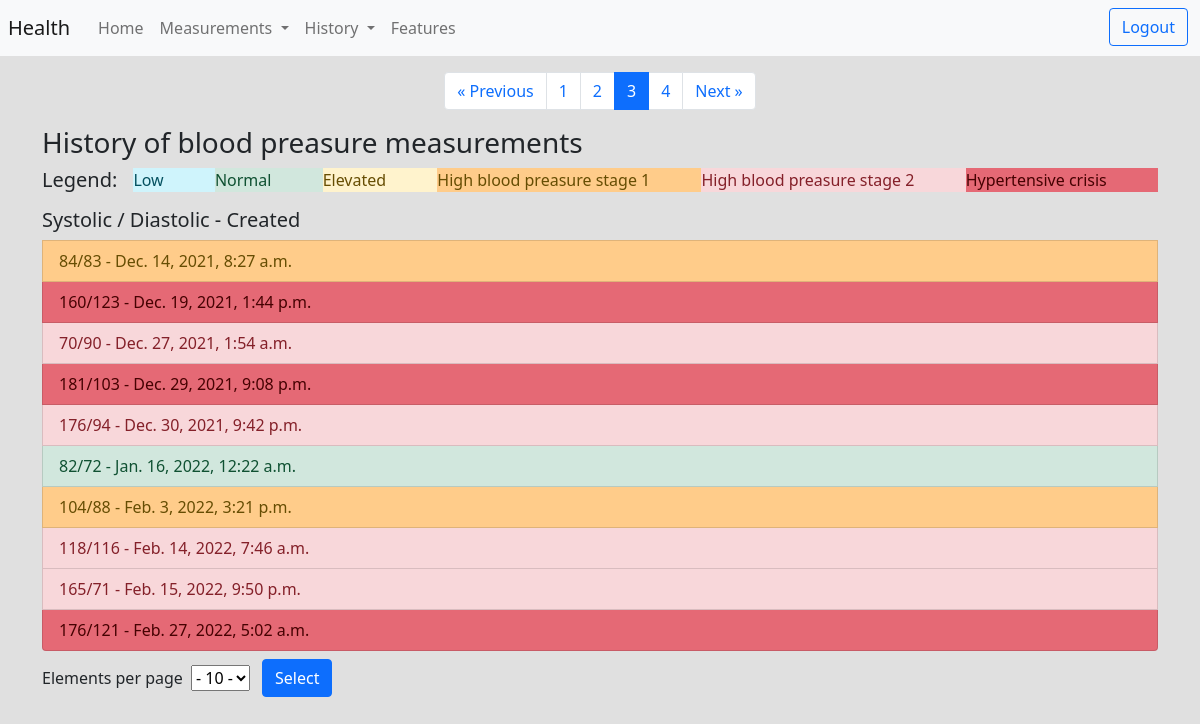
Page /history/blood_preasure?page=3&elem=10 (signed in) on the committed database.
### measurements/models.py (models this page shows, shortened)
class BloodPreasure(Timestamp):
  user = models.ForeignKey("auth.User", on_delete=models.CASCADE, related_name="blood_preasure")
  systolic_bp = models.IntegerField(blank=False, null=False)
  diastolic_bp = models.IntegerField(blank=False, null=False)
  category = models.PositiveSmallIntegerField(default=BPCategory.NORMAL)
  note = models.TextField(max_length=500, blank=True, null=True)

### history/views.py (the view)
# urls.py: path('blood_preasure', BloodPreasureHistory, name='blood_preasure'),
def BloodPreasureHistory(request):
  user = request.user
  if user.is_authenticated:
    history = BloodPreasure.objects.filter(user=user)
    if request.method == 'POST':
      elem_on_page = int(request.POST.get('selected').strip('-'))
    if request.method == 'GET':
      try:
        elem_on_page = int(request.GET.get('elem'))
      except:
        elem_on_page = 10
    paginator = Paginator(history, elem_on_page)
    page_number = request.GET.get('page')
    page_obj = paginator.get_page(page_number)
    return render(request,
                  'history/blood.html',
                  {'page_obj': page_obj,
                   'elem_on_page': elem_on_page,
                   'category': BPCategory}
                  )
  else:
    return HttpResponseRedirect(reverse_lazy('login'))

### history/templates/history/blood.html (shortened to what this page needs)
{% extends "base.html" %}
{% block body %}
  <div class="container">
    <div aria-label="Page navigation">
      <ul class="pagination justify-content-center">
        {% if page_obj.has_previous %}
          <li class="page-item">
            <a class="page-link" href="?page={{ page_obj.previous_page_number }}&elem={{ elem_on_page }}">&laquo; Previous</a>
          </li>
        {% else %}
          <li class="page-item disabled">
            <a class="page-link" href="#" tabindex="-1" aria-disabled="True">&laquo; Previous</a>
          </li>
        {% endif %}
        {% for i in page_obj.paginator.page_range %}
          {% if page_obj.number == i %}
            <li class="page-item active" aria-current="page">
              <span class="page-link">
                {{ i }}
              </span>
            </li>
          {% else %}
            <li class="page-item">
              <a class="page-link" href="?page={{ i }}&elem={{ elem_on_page }}" >{{ i }}</a>
            </li>
          {% endif %}
        {% endfor %}
        {% if page_obj.has_next %}
        <li class="page-item">
          <a class="page-link" href="?page={{ page_obj.next_page_number }}&elem={{ elem_on_page }}">Next &raquo;</a>
        </li>
        {% else %}
        <li class="page-item disabled">
          <a class="page-link" href="#" tabindex="-1" aria-disabled="true">Next &raquo;</a>
        </li>
        {% endif %}
      </ul>
    </div>
    <div class="list-group">
      <h3>History of blood preasure measurements</h3>
      <div class="d-flex">
        <h5 class="me-3">Legend:</h5>
        <p class="list-group-item-info flex-fill">Low</p>
        <p class="list-group-item-success flex-fill">Normal</p>
        <p class="list-group-item-warning flex-fill">Elevated</p>
        <p class="list-group-item-height-warning flex-fill">High blood preasure stage 1</p>
        <p class="list-group-item-danger flex-fill">High blood preasure stage 2</p>
        <p class="list-group-item-height-danger flex-fill">Hypertensive crisis</p>
      </div>
      <h5>Systolic / Diastolic - Created</h5>
      {% for h in page_obj %}
        {% if h.category == category.CRISIS %}
          <a href="{% url 'history:blood_preasure_details' h.id %}" class="list-group-item list-group-item-height-danger">
        {% elif h.category == category.STAGE_2 %}
          <a href="{% url 'history:blood_preasure_details' h.id %}" class="list-group-item list-group-item-danger">
        {% elif h.category == category.STAGE_1 %}
          <a href="{% url 'history:blood_preasure_details' h.id %}" class="list-group-item list-group-item-height-warning">
        {% elif h.category == category.LOW %}
          <a href="{% url 'history:blood_preasure_details' h.id %}" class="list-group-item list-group-item-info">
        {% elif h.category == category.NORMAL %}
          <a href="{% url 'history:blood_preasure_details' h.id %}" class="list-group-item list-group-item-success">
        {% else %}
          <a href="{% url 'history:blood_preasure_details' h.id %}" class="list-group-item list-group-item-warning">
        {% endif %}
            {{ h.systolic_bp }}/{{ h.diastolic_bp }} - {{ h.created }}
          </a>
      {% endfor %}
    </div>
    <form method="post">
      <div class="form-row align-items-center d-flex">
        <div class="col-auto">
          <label for="inlineFormCustomSelect">Elements per page</label>
          <select class="text-center custom-select mx-1" name="selected">
            <option selected>- {{ elem_on_page }} -</option>
          </select>
        </div>
        <div class="col-auto m-2">
          <button type="submit" class="btn btn-primary">Select</button>
        </div>
      </div>
    </form>
  </div>
{% endblock %}

### common/static/common/css/style.css (style rules this page uses)
body { background-color: rgb(224, 224, 224); }
.list-group-item-height-warning { background-color: #ffcc8a; color: #664d03; }
.list-group-item-height-danger { background-color: #e56975; color: #460202; }

### rows in the picture
BloodPreasure: systolic_bp "84", diastolic_bp "83", created "Dec. 14, 2021, 8:27 a.m."
BloodPreasure: systolic_bp "160", diastolic_bp "123", created "Dec. 19, 2021, 1:44 p.m."
BloodPreasure: systolic_bp "70", diastolic_bp "90", created "Dec. 27, 2021, 1:54 a.m."
BloodPreasure: systolic_bp "181", diastolic_bp "103", created "Dec. 29, 2021, 9:08 p.m."
BloodPreasure: systolic_bp "176", diastolic_bp "94", created "Dec. 30, 2021, 9:42 p.m."
BloodPreasure: systolic_bp "82", diastolic_bp "72", created "Jan. 16, 2022, 12:22 a.m."
BloodPreasure: systolic_bp "104", diastolic_bp "88", created "Feb. 3, 2022, 3:21 p.m."
BloodPreasure: systolic_bp "118", diastolic_bp "116", created "Feb. 14, 2022, 7:46 a.m."
BloodPreasure: systolic_bp "165", diastolic_bp "71", created "Feb. 15, 2022, 9:50 p.m."
BloodPreasure: systolic_bp "176", diastolic_bp "121", created "Feb. 27, 2022, 5:02 a.m."

### other values in the picture
{{ i }} "1" "2" "4"
{{ i }} "3"
